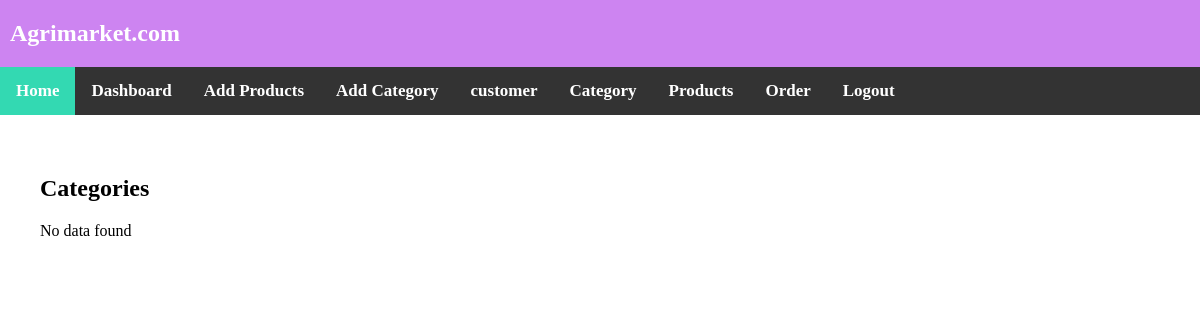
Page /category_listing.php (signed in) on the earlier database version.
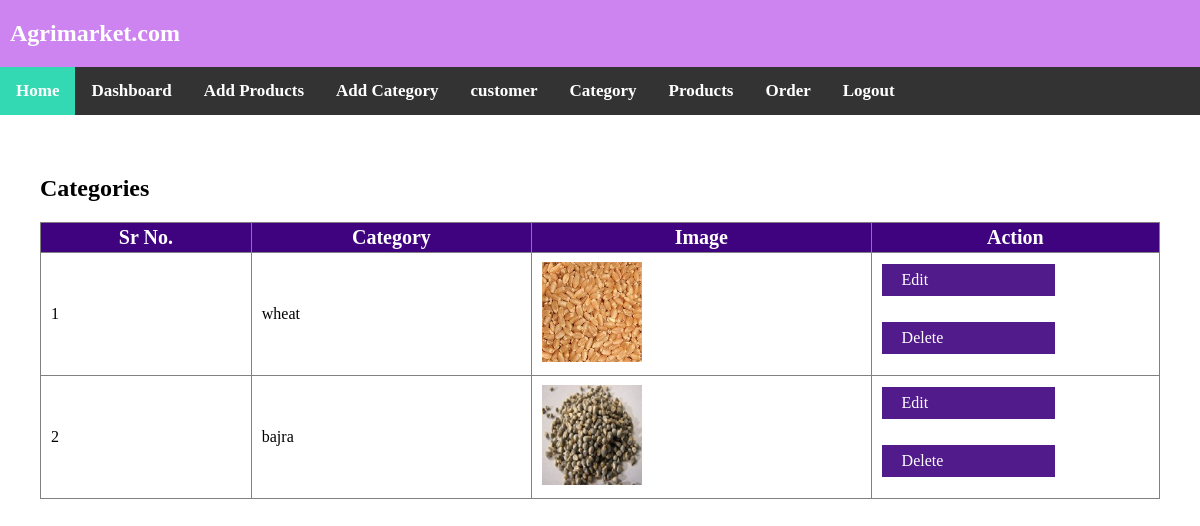
Same page on the later database version.
### tables this page shows
CREATE TABLE `category` (
  `cate_id` int(64) NOT NULL,
  `cate_name` varchar(256) NOT NULL,
  `cate_img` varchar(256) NOT NULL
);

### category_listing.php (the view, shortened to what this page needs)
<!DOCTYPE html>
	<head>
		<link rel="stylesheet" type="text/css" href="css/style1.css">
	</head>
	<body>
			<?php include 'adminheader1.php';
		if(isset($_SESSION['adminlogin']) && $_SESSION['adminlogin']==true){ ?>
		<div class="page-content">
		<h2>Categories</h2>
		<?php
			include 'database.php';
			$sql = "SELECT cate_id, cate_name, cate_img FROM category";
			$result = mysqli_query($conn,$sql);
			if ($result->num_rows > 0) {
				?>
				<table border="1" class="productlisting">
					<tr>
						<th>Sr No.</th>
						<th>Category</th>
						<th>Image</th>
						<th>Action</th>
					</tr>
				<?php
				$count=0;
				while($row = mysqli_fetch_assoc($result)) {
					?>
					<tr>
						<td><?php echo ++$count;?></td>
						<td><?php echo $row["cate_name"]; ?></td>
						<td><img class="smallimg" src="<?php echo $row["cate_img"]; ?>"></td>
						<td>
							<div><a href="edit-category.php?category=<?php echo $row["cate_id"];?>" class="btn">Edit</a></div>
							<div><a href="deletecat.php?category=<?php echo $row["cate_id"];?>" class="btn">Delete</a></div>
						</td>
					</tr>
					<?php
				}
				?>
				</table>
				<?php
			} else {
			echo "No data found";
			}
		?>
		</div>
			<?php }else{
		echo "<h1>You don't have rights to access this page..</h1>";
	} ?>
	</body>
</html>

Differences in the rows shown:
added category: cate_name "wheat", cate_img (picture)
added category: cate_name "bajra", cate_img (picture)
Other differences:
text no longer shown: "No data found"
text now shown: "Sr No. Category Image Action"
